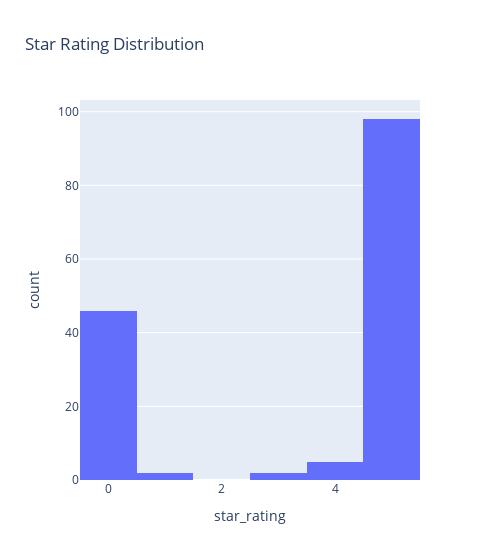

Notebook code cell kept with this figure:
### Code cell
px.histogram(all_df, 'star_rating', width=500, title='Star Rating Distribution')

### Figure 1 — Plotly figure (JSON) as saved in the notebook; plotly's stock layout.template omitted (floating-point values rounded to 4 significant figures; data arrays with more than 128 entries replaced by an {"elided": "..."} marker saying what was removed)
{"data": [{"alignmentgroup": "True", "bingroup": "x", "hovertemplate": "star_rating=%{x}<br>count=%{y}<extra></extra>", "legendgroup": "", "marker": {"color": "#636efa", "pattern": {"shape": ""}}, "name": "", "offsetgroup": "", "orientation": "v", "showlegend": false, "type": "histogram", "x": {"elided": "153 float values"}, "xaxis": "x", "yaxis": "y"}], "layout": {"barmode": "relative", "legend": {"tracegroupgap": 0}, "title": {"text": "Star Rating Distribution"}, "width": 500, "xaxis": {"anchor": "y", "domain": [0, 1], "title": {"text": "star_rating"}}, "yaxis": {"anchor": "x", "domain": [0, 1], "title": {"text": "count"}}}}
